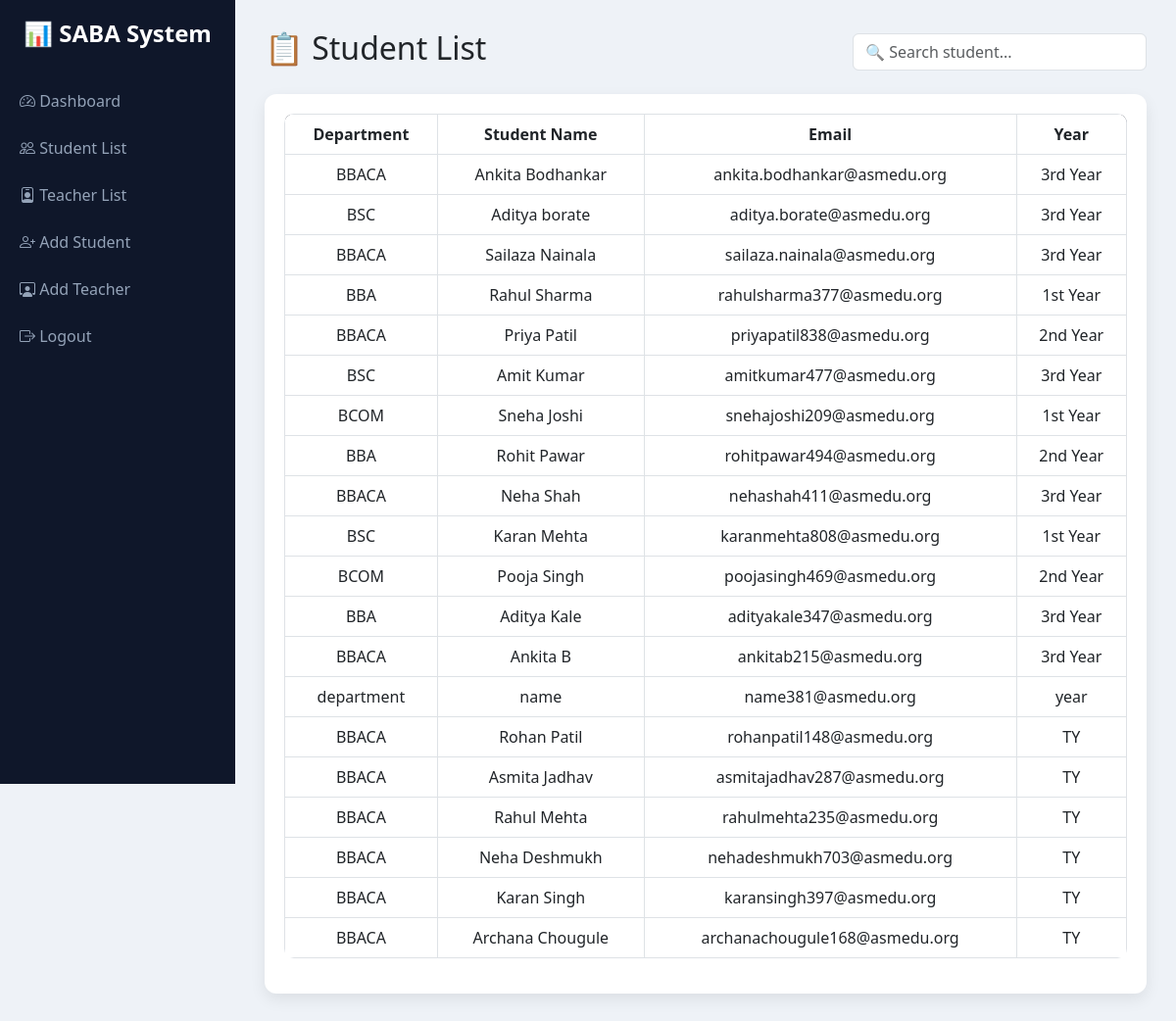
The page /student_list (signed in) on the database its author committed.
### tables this page shows
CREATE TABLE users(
    id INTEGER PRIMARY KEY AUTOINCREMENT,
    name TEXT,
    email TEXT UNIQUE,
    password TEXT,
    role TEXT,
    department TEXT,
    year TEXT
);

### app.py (the view)
@app.route("/student_list")
def student_list():
    if session.get("role") != "admin":
        return redirect("/")
    conn = sqlite3.connect("saba.db")
    cursor = conn.cursor()
    cursor.execute("SELECT name,email,department,year FROM users WHERE role='student'")
    students = cursor.fetchall()
    conn.close()
    return render_template("student_list.html", students=students)

### templates/student_list.html (shortened to what this page needs)
<!DOCTYPE html>
<html>
<head>
<link rel="stylesheet"
href="https://cdn.jsdelivr.net/npm/bootstrap@5.3.0/dist/css/bootstrap.min.css">
<link rel="stylesheet"
href="https://cdn.jsdelivr.net/npm/bootstrap-icons@1.10.5/font/bootstrap-icons.css">
</head>
<body>
<div class="sidebar">
<h4>📊 SABA System</h4>
<a href="/admin"><i class="bi bi-speedometer2"></i> Dashboard</a>
<a href="/student_list"><i class="bi bi-people"></i> Student List</a>
<a href="/teacher_list"><i class="bi bi-person-badge"></i> Teacher List</a>
<a href="/add_student"><i class="bi bi-person-plus"></i> Add Student</a>
<a href="/add_teacher"><i class="bi bi-person-workspace"></i> Add Teacher</a>
<a href="/logout"><i class="bi bi-box-arrow-right"></i> Logout</a>
</div>
<div class="main">
<div class="topbar">
<h2>📋 Student List</h2>
<input type="text" id="searchInput"
class="form-control search-box"
placeholder="🔍 Search student..."
onkeyup="searchTable()">
</div>
<div class="card-box">
<table class="table table-bordered table-hover text-center">
<thead>
<tr>
<th>Department</th>
<th>Student Name</th>
<th>Email</th>
<th>Year</th>
</tr>
</thead>
<tbody id="studentTable">
{% for s in students %}
<tr>
<td>{{ s[2] }}</td>
<td>{{ s[0] }}</td>
<td>{{ s[1] }}</td>
<td>{{ s[3] }}</td>
</tr>
{% endfor %}
</tbody>
</table>
</div>
</div>
</body>
</html>

### templates/student_list.html (style rules this page uses)
body { margin:0; font-family:'Segoe UI',sans-serif; background:#eef2f7; }
.sidebar { width:240px; height:100vh; background:#0f172a; position:fixed; color:white; padding-top:20px; }
.sidebar h4 { text-align:center; margin-bottom:30px; font-weight:600; }
.sidebar a { display:block; color:#94a3b8; padding:12px 20px; text-decoration:none; transition:0.3s; }
.main { margin-left:240px; padding:30px; }
.topbar { display:flex; justify-content:space-between; align-items:center; margin-bottom:20px; }
.card-box { background:white; padding:20px; border-radius:12px; box-shadow:0 6px 16px rgba(0,0,0,0.08); }
.table { border-radius:10px; overflow:hidden; }
.table thead { background:#0f172a; color:white; }
.search-box { max-width:300px; }

### rows shown on the page
users: department "BBACA", name "Ankita Bodhankar", email "ankita.bodhankar@asmedu.org", year "3rd Year"
users: department "BSC", name "Aditya borate", email "aditya.borate@asmedu.org", year "3rd Year"
users: department "BBACA", name "Sailaza Nainala", email "sailaza.nainala@asmedu.org", year "3rd Year"
users: department "BBA", name "Rahul Sharma", email "rahulsharma377@asmedu.org", year "1st Year"
users: department "BBACA", name "Priya Patil", email "priyapatil838@asmedu.org", year "2nd Year"
users: department "BSC", name "Amit Kumar", email "amitkumar477@asmedu.org", year "3rd Year"
users: department "BCOM", name "Sneha Joshi", email "snehajoshi209@asmedu.org", year "1st Year"
users: department "BBA", name "Rohit Pawar", email "rohitpawar494@asmedu.org", year "2nd Year"
users: department "BBACA", name "Neha Shah", email "nehashah411@asmedu.org", year "3rd Year"
users: department "BSC", name "Karan Mehta", email "karanmehta808@asmedu.org", year "1st Year"
users: department "BCOM", name "Pooja Singh", email "poojasingh469@asmedu.org", year "2nd Year"
users: department "BBA", name "Aditya Kale", email "adityakale347@asmedu.org", year "3rd Year"
users: department "BBACA", name "Ankita B", email "ankitab215@asmedu.org", year "3rd Year"
users: department "department", name "name", email "name381@asmedu.org", year "year"
users: department "BBACA", name "Rohan Patil", email "rohanpatil148@asmedu.org", year "TY"
users: department "BBACA", name "Asmita Jadhav", email "asmitajadhav287@asmedu.org", year "TY"
users: department "BBACA", name "Rahul Mehta", email "rahulmehta235@asmedu.org", year "TY"
users: department "BBACA", name "Neha Deshmukh", email "nehadeshmukh703@asmedu.org", year "TY"
users: department "BBACA", name "Karan Singh", email "karansingh397@asmedu.org", year "TY"
users: department "BBACA", name "Archana Chougule", email "archanachougule168@asmedu.org", year "TY"
